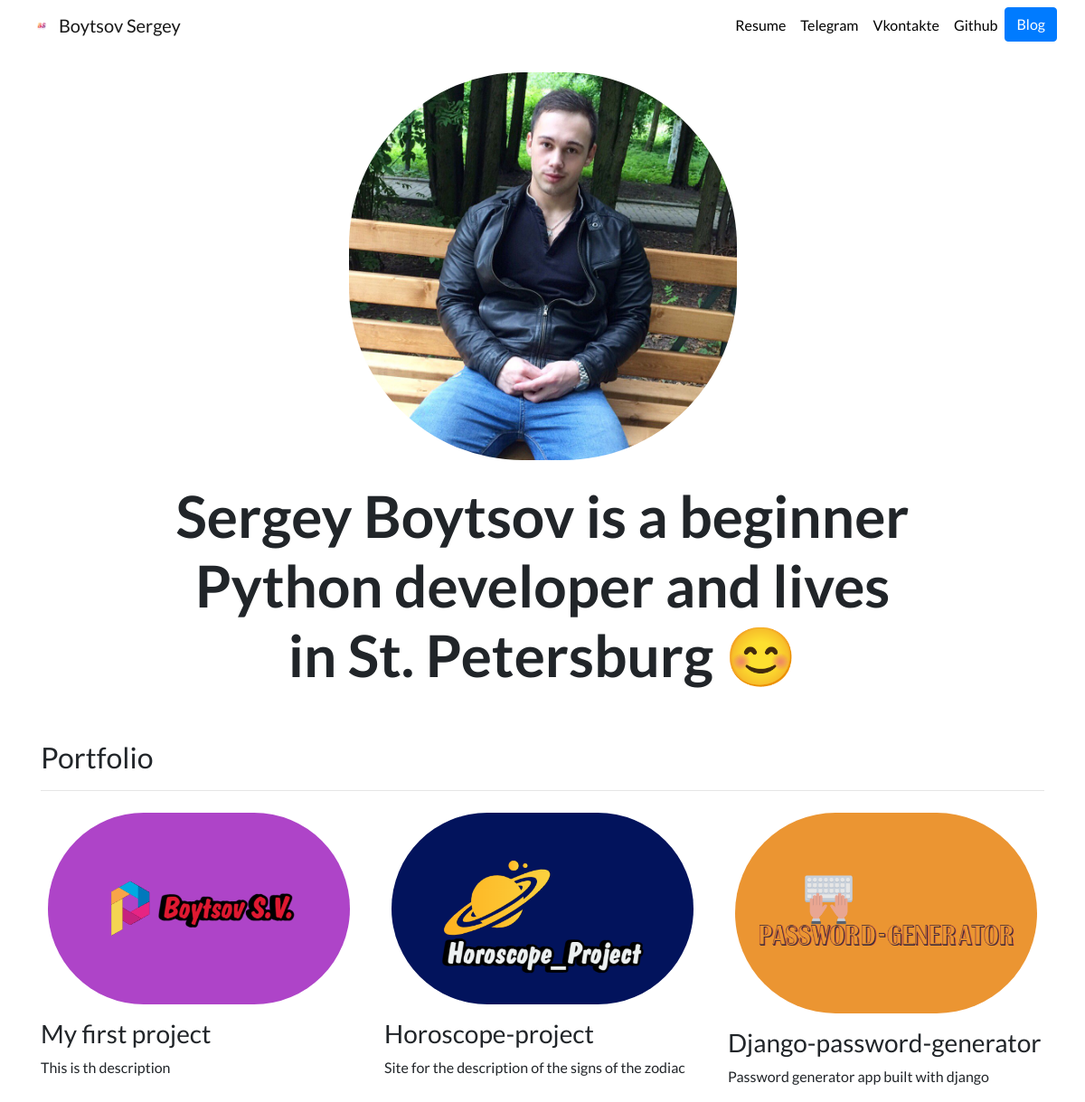
The app's page /, older data.
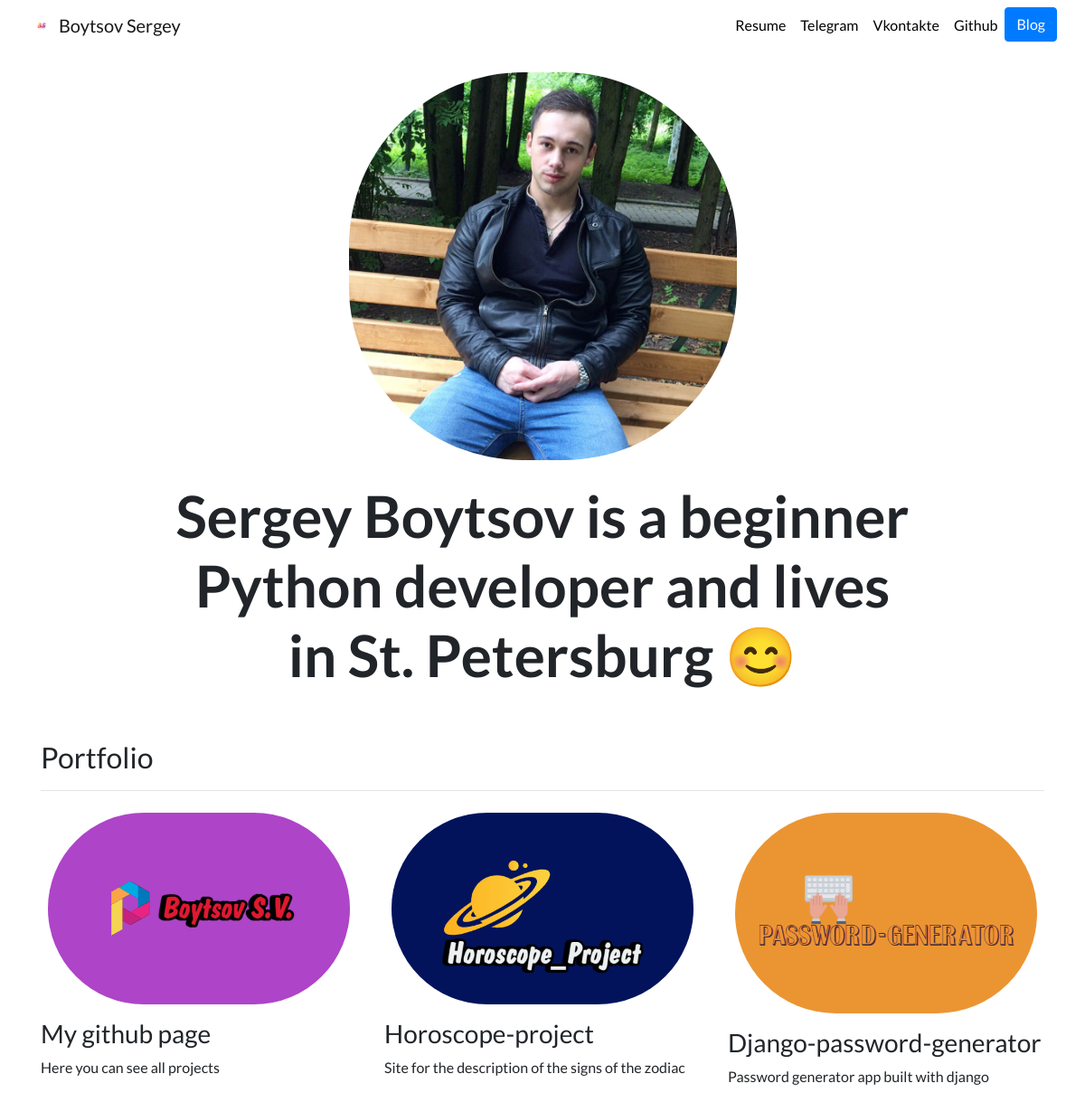
The same page, newer data.
### portfolio/models.py (models this page shows, shortened)
class Project(models.Model):
    title = models.CharField(max_length=100)
    description = models.CharField(max_length=250)
    image = models.ImageField(upload_to='portfolio/images')
    url = models.URLField(blank=True)

### portfolio/views.py (the view)
# urls.py: path('', views.home, name='home'),
def home(request):
    projects = Project.objects.all()
    return render(request, 'portfolio/home.html', {'projects': projects})

### portfolio/templates/portfolio/home.html (shortened to what this page needs)
{% extends 'portfolio/base.html' %}
{% load static %}
{% block content %}
    <div class="row justify-content-center my-3">
        <div class="col-5">
            <img src="{% static 'portfolio/avatar.jpg' %}" class="img-fluid">
        </div>
    </div>
    <div class="row justify-content-center mb-3">
        <div class="col-md-9 text-center">
            <h1 id="hometext" class="font-weight-bold">Sergey Boytsov is a beginner Python developer and lives in St.
                Petersburg 😊</h1>
        </div>
    </div>
    <h2 class="mt-5">Portfolio</h2>
    <hr>
    <div class="row">
        {% for project in projects %}
            <div class="col-lg-4 col-md-6">
                {% if project.url %}
                    <a href="{{ project.url }}">
                        <img src="{{ project.image.url }}" class="img-fluid mb-2">
                    </a>
                {% else %}
                    <img src="{{ project.image.url }}" class="img-fluid mb-2">
                {% endif %}
                <h3>{{ project.title }}</h3>
                <p>{{ project.description }}</p>
            </div>
        {% endfor %}
    </div>
{% endblock %}

Row changes from the older to the newer data that the page shows:
changed Project: title "My first project" → "My github page"; description "This is th description" → "Here you can see all projects"
